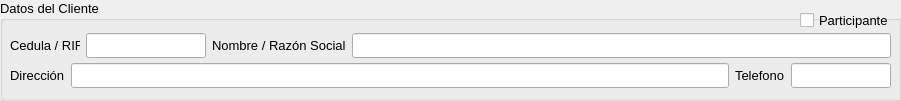
  <widget class="QGroupBox" name="groupBox">
   <property name="geometry">
    <rect>
     <x>9</x>
     <y>140</y>
     <width>901</width>
     <height>101</height>
    </rect>
   </property>
   <property name="sizePolicy">
    <sizepolicy hsizetype="Ignored" vsizetype="Ignored">
     <horstretch>0</horstretch>
     <verstretch>0</verstretch>
    </sizepolicy>
   </property>
   <property name="minimumSize">
    <size>
     <width>780</width>
     <height>0</height>
    </size>
   </property>
   <property name="maximumSize">
    <size>
     <width>1000</width>
     <height>135</height>
    </size>
   </property>
   <property name="font">
    <font>
     <family>Segoe UI</family>
     <pointsize>10</pointsize>
    </font>
   </property>
   <property name="title">
    <string>Datos del Cliente</string>
   </property>
   <widget class="QWidget" name="horizontalLayoutWidget_10">
    <property name="geometry">
     <rect>
      <x>10</x>
      <y>30</y>
      <width>881</width>
      <height>31</height>
     </rect>
    </property>
    <layout class="QHBoxLayout" name="horizontalLayout_11">
     <item>
      <widget class="QLabel" name="label_39">
       <property name="minimumSize">
        <size>
         <width>70</width>
         <height>0</height>
        </size>
       </property>
       <property name="maximumSize">
        <size>
         <width>60</width>
         <height>16777215</height>
        </size>
       </property>
       <property name="text">
        <string>Cedula / RIF</string>
       </property>
      </widget>
     </item>
     <item>
      <widget class="QLineEdit" name="f_cedula_5">
       <property name="minimumSize">
        <size>
         <width>120</width>
         <height>25</height>
        </size>
       </property>
       <property name="maximumSize">
        <size>
         <width>70</width>
         <height>16777215</height>
        </size>
       </property>
       <property name="font">
        <font>
         <pointsize>9</pointsize>
        </font>
       </property>
       <property name="focusPolicy">
        <enum>Qt::StrongFocus</enum>
       </property>
      </widget>
     </item>
     <item>
      <widget class="QLabel" name="label_40">
       <property name="minimumSize">
        <size>
         <width>110</width>
         <height>0</height>
        </size>
       </property>
       <property name="maximumSize">
        <size>
         <width>16777215</width>
         <height>16777215</height>
        </size>
       </property>
       <property name="text">
        <string>Nombre / Razón Social</string>
       </property>
       <property name="textFormat">
        <enum>Qt::RichText</enum>
       </property>
      </widget>
     </item>
     <item>
      <widget class="QLineEdit" name="f_nombre_5">
       <property name="minimumSize">
        <size>
         <width>250</width>
         <height>25</height>
        </size>
       </property>
       <property name="font">
        <font>
         <pointsize>9</pointsize>
        </font>
       </property>
       <property name="focusPolicy">
        <enum>Qt::StrongFocus</enum>
       </property>
       <property name="readOnly">
        <bool>false</bool>
       </property>
      </widget>
     </item>
    </layout>
   </widget>
   <widget class="QWidget" name="horizontalLayoutWidget">
    <property name="geometry">
     <rect>
      <x>10</x>
      <y>60</y>
      <width>881</width>
      <height>31</height>
     </rect>
    </property>
    <layout class="QHBoxLayout" name="horizontalLayout">
     <item>
      <widget class="QLabel" name="label_2">
       <property name="text">
        <string>Dirección</string>
       </property>
      </widget>
     </item>
     <item>
      <widget class="QLineEdit" name="f_direccion">
       <property name="minimumSize">
        <size>
         <width>0</width>
         <height>25</height>
        </size>
       </property>
       <property name="font">
        <font>
         <pointsize>9</pointsize>
        </font>
       </property>
      </widget>
     </item>
     <item>
      <widget class="QLabel" name="label_41">
       <property name="maximumSize">
        <size>
         <width>60</width>
         <height>16777215</height>
        </size>
       </property>
       <property name="text">
        <string>Telefono</string>
       </property>
      </widget>
     </item>
     <item>
      <widget class="QLineEdit" name="f_telf_3">
       <property name="minimumSize">
        <size>
         <width>100</width>
         <height>25</height>
        </size>
       </property>
       <property name="maximumSize">
        <size>
         <width>70</width>
         <height>16777215</height>
        </size>
       </property>
       <property name="font">
        <font>
         <pointsize>9</pointsize>
        </font>
       </property>
       <property name="focusPolicy">
        <enum>Qt::StrongFocus</enum>
       </property>
       <property name="readOnly">
        <bool>false</bool>
       </property>
      </widget>
     </item>
    </layout>
   </widget>
   <widget class="QCheckBox" name="f_same">
    <property name="geometry">
     <rect>
      <x>800</x>
      <y>10</y>
      <width>91</width>
      <height>20</height>
     </rect>
    </property>
    <property name="text">
     <string>Participante</string>
    </property>
   </widget>
  </widget>
